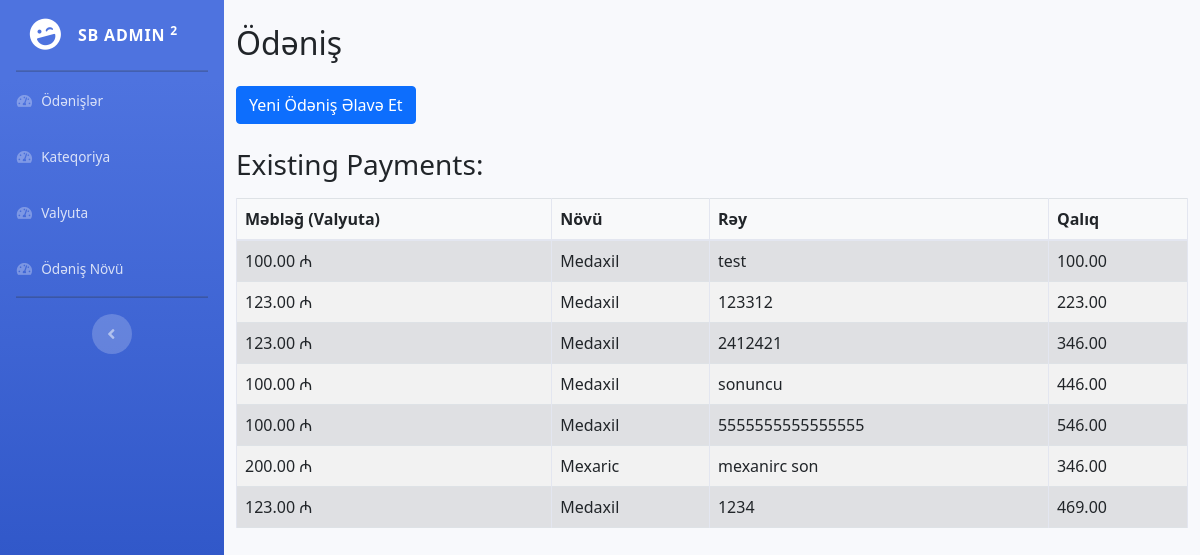
The page / on the database its author committed.
### tables this page shows
CREATE TABLE `payment` (
  `id` int(11) NOT NULL,
  `amount` decimal(10,2) NOT NULL,
  `category_id` int(11) DEFAULT NULL,
  `currency_id` int(11) DEFAULT NULL,
  `payment_type_id` int(11) DEFAULT NULL,
  `feedback` text DEFAULT NULL
);

CREATE TABLE `currency` (
  `id` int(11) NOT NULL,
  `name` varchar(255) NOT NULL
);

CREATE TABLE `payment_type` (
  `id` int(11) NOT NULL,
  `name` varchar(255) NOT NULL
);

### application/controllers/Payment.php (called while the page is built, shortened)
<?php
class Payment extends CI_Controller {
    public function __construct() {
        $this->load->model('Payment_model');
        $this->load->helper('url_helper');
    }
    public function index() {
        $data['payments'] = $this->Payment_model->get_payments();
        $data['total_amount'] = $this->Payment_model->get_total_amount();
        $this->load->view('templates/header');
        $this->load->view('payment/index', $data);
        $this->load->view('templates/footer');
    }
}
?>

### index.php (called while the page is built, shortened)
<?php
require_once BASEPATH.'core/CodeIgniter.php';

### application/models/Payment_model.php (called while the page is built, shortened)
<?php
class Payment_model extends CI_Model {
    public function get_payments() {
        $this->db->select('payment.*, category.name as category_name, currency.name as currency_name, payment_type.name as payment_type_name');
        $this->db->from('payment');
        $this->db->join('category', 'payment.category_id = category.id');
        $this->db->join('currency', 'payment.currency_id = currency.id');
        $this->db->join('payment_type', 'payment.payment_type_id = payment_type.id');
        $query = $this->db->get();
        return $query->result_array();
    }
}
?>

### application/views/payment/index.php (the view, shortened to what this page needs)
<div class="container mt-4">
    <h2 class="mb-4">Ödəniş</h2>
    <p class="mb-4">
        <a href="<?php echo site_url('payment/create'); ?>" class="btn btn-primary">Yeni Ödəniş Əlavə Et</a>
    </p>
    <h3 class="mb-3">Existing Payments:</h3>
    <table class="table table-striped table-bordered">
        <thead>
            <tr>
                <th>Məbləğ (Valyuta)</th>
                <th>Növü</th>
                <th>Rəy</th>
                <th>Qalıq</th>
            </tr>
        </thead>
        <tbody>
            <?php
            $running_total = 0;
            foreach ($payments as $payment):
                if ($payment['payment_type_name'] == 'Medaxil') {
                    $running_total += $payment['amount'];
                } elseif ($payment['payment_type_name'] == 'Mexaric') {
                    $running_total -= $payment['amount'];
                }
            ?>
                <tr>
                    <td><?php echo number_format($payment['amount'], 2) . ' ' . $payment['currency_name']; ?></td>
                    <td><?php echo $payment['payment_type_name']; ?></td>
                    <td><?php echo $payment['feedback']; ?></td>
                    <td class="running-total"><?php echo number_format($running_total, 2); ?></td>
                </tr>
            <?php endforeach; ?>
        </tbody>
    </table>
</div>

### application/views/templates/header.php (shortened to what this page needs)
<!DOCTYPE html>
<html lang="en">
<head>
    <link href="<?php echo base_url("assets/admin/");?>vendor/fontawesome-free/css/all.min.css" rel="stylesheet" type="text/css">
    <link href="<?php echo base_url("assets/admin/");?>css/sb-admin-2.min.css" rel="stylesheet">
    <link rel="stylesheet" href="https://stackpath.bootstrapcdn.com/bootstrap/5.1.3/css/bootstrap.min.css">
</head>
<body id="page-top">
    <div id="wrapper">
        <ul class="navbar-nav bg-gradient-primary sidebar sidebar-dark accordion" id="accordionSidebar">
            <a class="sidebar-brand d-flex align-items-center justify-content-center" href="index.html">
                <div class="sidebar-brand-icon rotate-n-15">
                    <i class="fas fa-laugh-wink"></i>
                </div>
                <div class="sidebar-brand-text mx-3">SB Admin <sup>2</sup></div>
            </a>
            <hr class="sidebar-divider my-0">
            <li class="nav-item">
                <a class="nav-link" href="<?php echo site_url('payment'); ?>">
             <i class="fas fa-fw fa-tachometer-alt"></i>
                <span>Ödənişlər</span></a>
            </li>
            <li class="nav-item">
                <a class="nav-link" href="<?php echo site_url('category'); ?>">
             <i class="fas fa-fw fa-tachometer-alt"></i>
                <span>Kateqoriya</span></a>
            </li>
            <li class="nav-item">
                <a class="nav-link" href="<?php echo site_url('currency'); ?>">
             <i class="fas fa-fw fa-tachometer-alt"></i>
                <span>Valyuta</span></a>
            </li>
            <li class="nav-item">
                <a class="nav-link" href="<?php echo site_url('Payment_type'); ?>">
             <i class="fas fa-fw fa-tachometer-alt"></i>
                <span>Ödəniş Növü</span></a>
            </li>
            <hr class="sidebar-divider d-none d-md-block">
            <div class="text-center d-none d-md-inline">
                <button class="rounded-circle border-0" id="sidebarToggle"></button>
            </div>
        </ul>
        <div id="content-wrapper" class="d-flex flex-column">

### application/views/templates/footer.php (shortened to what this page needs)
</div>
</body>
</html>

### application/views/templates/header.php (style rules this page uses)
.table thead th { background-color: #f8f9fa; font-weight: bold; }
.table tbody tr:nth-child(even) { background-color: #f2f2f2; }
.text-center { font-style: italic; }

### rows shown on the page
payment: amount "100.00", currency.name "₼", payment_type.name "Medaxil", feedback "test", running_total "100.00"
payment: amount "123.00", currency.name "₼", payment_type.name "Medaxil", feedback "123312", running_total "223.00"
payment: amount "123.00", currency.name "₼", payment_type.name "Medaxil", feedback "2412421", running_total "346.00"
payment: amount "100.00", currency.name "₼", payment_type.name "Medaxil", feedback "sonuncu", running_total "446.00"
payment: amount "100.00", currency.name "₼", payment_type.name "Medaxil", feedback "5555555555555555", running_total "546.00"
payment: amount "200.00", currency.name "₼", payment_type.name "Mexaric", feedback "mexanirc son", running_total "346.00"
payment: amount "123.00", currency.name "₼", payment_type.name "Medaxil", feedback "1234", running_total "469.00"
